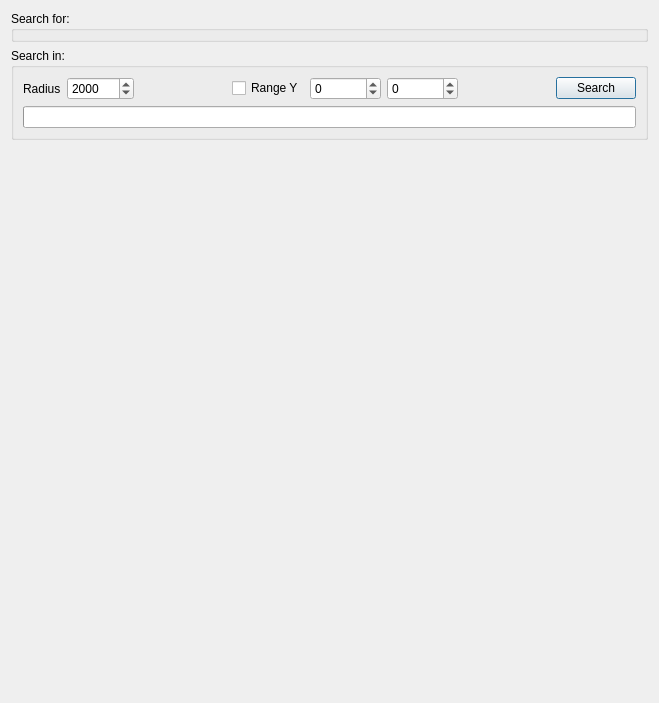
<?xml version="1.0" encoding="UTF-8"?>
<ui version="4.0">
 <class>SearchChunksWidget</class>
 <widget class="QDialog" name="SearchChunksWidget">
  <property name="geometry">
   <rect>
    <x>0</x>
    <y>0</y>
    <width>659</width>
    <height>703</height>
   </rect>
  </property>
  <layout class="QVBoxLayout" name="verticalLayout">
   <item>
    <widget class="QGroupBox" name="plugin_context">
     <property name="sizePolicy">
      <sizepolicy hsizetype="Preferred" vsizetype="Maximum">
       <horstretch>0</horstretch>
       <verstretch>0</verstretch>
      </sizepolicy>
     </property>
     <property name="title">
      <string>Search for:</string>
     </property>
    </widget>
   </item>
   <item>
    <widget class="QGroupBox" name="groupBox">
     <property name="sizePolicy">
      <sizepolicy hsizetype="Preferred" vsizetype="Maximum">
       <horstretch>0</horstretch>
       <verstretch>0</verstretch>
      </sizepolicy>
     </property>
     <property name="title">
      <string>Search in:</string>
     </property>
     <layout class="QGridLayout" name="gridLayout">
      <item row="0" column="0">
       <widget class="QLabel" name="label">
        <property name="text">
         <string>Radius</string>
        </property>
       </widget>
      </item>
      <item row="0" column="1">
       <widget class="QSpinBox" name="sb_radius">
        <property name="maximum">
         <number>999999999</number>
        </property>
        <property name="value">
         <number>2000</number>
        </property>
       </widget>
      </item>
      <item row="0" column="2">
       <spacer name="horizontalSpacer">
        <property name="orientation">
         <enum>Qt::Horizontal</enum>
        </property>
        <property name="sizeHint" stdset="0">
         <size>
          <width>20</width>
          <height>20</height>
         </size>
        </property>
       </spacer>
      </item>
      <item row="0" column="3">
       <widget class="QCheckBox" name="check_range_y">
        <property name="text">
         <string>Range Y</string>
        </property>
       </widget>
      </item>
      <item row="0" column="4">
       <widget class="QSpinBox" name="sb_y_start">
        <property name="minimum">
         <number>-999999999</number>
        </property>
        <property name="maximum">
         <number>999999999</number>
        </property>
       </widget>
      </item>
      <item row="0" column="5">
       <widget class="QSpinBox" name="sb_y_end">
        <property name="minimum">
         <number>-999999999</number>
        </property>
        <property name="maximum">
         <number>999999999</number>
        </property>
       </widget>
      </item>
      <item row="0" column="6">
       <spacer name="horizontalSpacer_2">
        <property name="orientation">
         <enum>Qt::Horizontal</enum>
        </property>
        <property name="sizeHint" stdset="0">
         <size>
          <width>30</width>
          <height>20</height>
         </size>
        </property>
       </spacer>
      </item>
      <item row="0" column="7">
       <widget class="QPushButton" name="pb_search">
        <property name="text">
         <string>Search</string>
        </property>
       </widget>
      </item>
      <item row="1" column="0" colspan="8">
       <widget class="QProgressBar" name="progressBar"/>
      </item>
     </layout>
    </widget>
   </item>
   <item>
    <widget class="SearchResultWidget" name="resultList" native="true"/>
   </item>
  </layout>
 </widget>
 <customwidgets>
  <customwidget>
   <class>SearchResultWidget</class>
   <extends>QWidget</extends>
   <header>search/searchresultwidget.h</header>
   <container>1</container>
  </customwidget>
 </customwidgets>
 <resources/>
 <connections/>
</ui>
